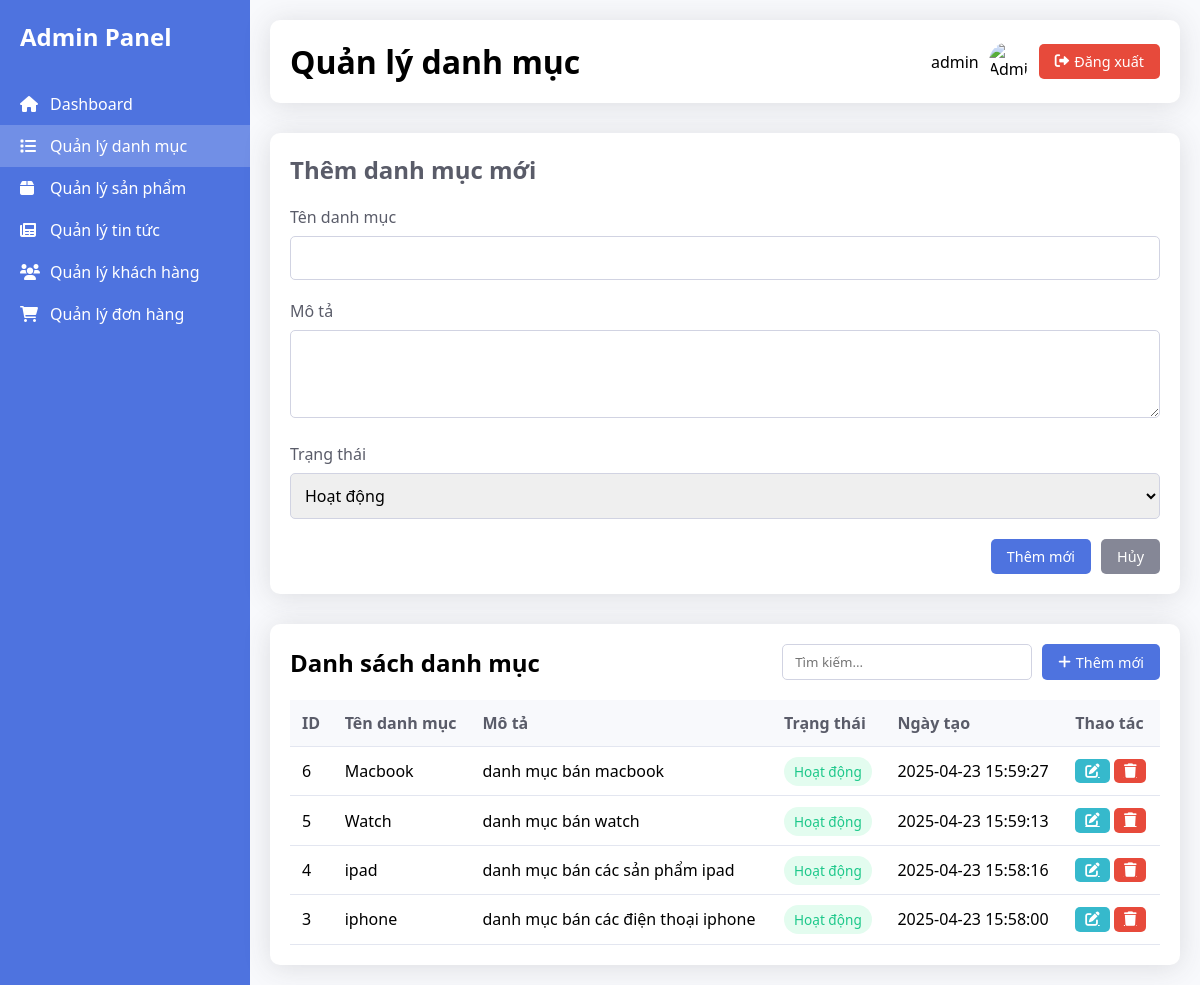
The page /admin/categories.php (signed in) on the database its author committed.
### tables this page shows
CREATE TABLE `categories` (
  `id` int(11) NOT NULL,
  `name` varchar(255) NOT NULL,
  `description` text DEFAULT NULL,
  `status` enum('active','inactive') DEFAULT 'active',
  `created_at` timestamp NOT NULL DEFAULT current_timestamp()
);

### admin/categories.php (the view, shortened to what this page needs)
<?php
require_once '../config/config.php';
$sql = "SELECT * FROM categories ORDER BY id DESC";
$categories = mysqli_query($conn, $sql);
?>
<?php include 'components/head.php'; ?>
<body>
    <div class="container">
        <?php include 'components/menubar.php'; ?>
        <div class="main-content">
            <?php include 'components/header.php'; ?>
            <div class="content">
                <div class="form-container">
                    <h2><?php echo isset($_GET['edit']) ? 'Sửa danh mục' : 'Thêm danh mục mới'; ?></h2>
                    <form method="POST">
                        <div class="form-group">
                            <label for="name">Tên danh mục</label>
                            <input type="text" id="name" name="name"
                                   value="<?php echo isset($edit_category) ? $edit_category['name'] : ''; ?>"
                                   required>
                        </div>
                        <div class="form-group">
                            <label for="description">Mô tả</label>
                            <textarea id="description" name="description" rows="3"><?php
                            ?></textarea>
                        </div>
                        <div class="form-group">
                            <label for="status">Trạng thái</label>
                            <select id="status" name="status">
                                <option value="active" <?php echo (isset($edit_category) && $edit_category['status'] == 'active') ? 'selected' : ''; ?>>
                                    Hoạt động
                                </option>
                            </select>
                        </div>
                        <div class="form-actions">
                            <button type="submit" name="<?php echo isset($_GET['edit']) ? 'edit' : 'add'; ?>" class="btn btn-primary">
                                <?php echo isset($_GET['edit']) ? 'Lưu' : 'Thêm mới'; ?>
                            </button>
                            <a href="categories.php?cancel=1" class="btn btn-secondary">Hủy</a>
                        </div>
                    </form>
                </div>
                <div class="table-container">
                    <div class="table-header">
                        <h2>Danh sách danh mục</h2>
                        <div class="table-actions">
                            <input type="text" id="searchInput" placeholder="Tìm kiếm...">
                            <button class="btn btn-primary" id="addCategoryBtn">
                                <i class="fas fa-plus"></i> Thêm mới
                            </button>
                        </div>
                    </div>
                    <table class="data-table">
                        <thead>
                            <tr>
                                <th>ID</th>
                                <th>Tên danh mục</th>
                                <th>Mô tả</th>
                                <th>Trạng thái</th>
                                <th>Ngày tạo</th>
                                <th>Thao tác</th>
                            </tr>
                        </thead>
                        <tbody>
                            <?php foreach ($categories as $category): ?>
                            <tr>
                                <td><?php echo $category['id']; ?></td>
                                <td><?php echo $category['name']; ?></td>
                                <td><?php echo $category['description']; ?></td>
                                <td>
                                    <span class="status <?php echo $category['status']; ?>">
                                        <?php echo $category['status'] == 'active' ? 'Hoạt động' : 'Không hoạt động'; ?>
                                    </span>
                                </td>
                                <td><?php echo $category['created_at']; ?></td>
                                <td>
                                    <a href="categories.php?edit=<?php echo $category['id']; ?>" class="btn btn-edit">
                                        <i class="fas fa-edit"></i>
                                    </a>
                                    <a href="categories.php?delete=<?php echo $category['id']; ?>"
                                       class="btn btn-delete"
                                       onclick="return confirm('Bạn có chắc chắn muốn xóa?')">
                                        <i class="fas fa-trash"></i>
                                    </a>
                                </td>
                            </tr>
                            <?php endforeach; ?>
                        </tbody>
                    </table>
                </div>
            </div>
        </div>
    </div>
</body>
</html>

### style/style.css (style rules this page uses)
* { margin: 0; padding: 0; box-sizing: border-box; font-family: "Segoe UI", Tahoma, Geneva, Verdana, sans-serif; }
:root { --primary-color: #4e73df; --secondary-color: #858796; --success-color: #1cc88a; --info-color: #36b9cc; --warning-color: #f6c23e; --danger-color: #e74a3b; --light-color: #f8f9fc; --dark-color: #5a5c69; }
body { background-color: #f8f9fc; }
.container { display: flex; min-height: 100vh; }
.main-content { flex: 1; padding: 20px; }

### style/table.css (style rules this page uses)
.form-container { background-color: white; padding: 20px; border-radius: 10px; box-shadow: 0 0.15rem 1.75rem 0 rgba(58, 59, 69, 0.15); margin-bottom: 30px; }
.form-container h2 { margin-bottom: 20px; color: var(--dark-color); }
.form-group { margin-bottom: 20px; }
.form-group label { display: block; margin-bottom: 8px; color: var(--dark-color); font-weight: 500; }
.form-group input, .form-group select, .form-group textarea { width: 100%; padding: 10px; border: 1px solid #d1d3e2; border-radius: 5px; font-size: 1rem; }
.form-group textarea { resize: vertical; }
.form-actions { display: flex; gap: 10px; justify-content: flex-end; }
.table-container { background-color: white; padding: 20px; border-radius: 10px; box-shadow: 0 0.15rem 1.75rem 0 rgba(58, 59, 69, 0.15); }
.table-header { display: flex; justify-content: space-between; align-items: center; margin-bottom: 20px; }
.table-actions { display: flex; gap: 10px; }
.table-actions input { padding: 8px 12px; border: 1px solid #d1d3e2; border-radius: 5px; width: 250px; }
.data-table { width: 100%; border-collapse: collapse; }
.data-table th, .data-table td { padding: 12px; text-align: left; border-bottom: 1px solid #e3e6f0; }
.data-table th { background-color: #f8f9fc; font-weight: 600; color: var(--dark-color); }
.status { padding: 5px 10px; border-radius: 20px; font-size: 0.85rem; font-weight: 500; }
.status.active { background-color: #e3fcef; color: #1cc88a; }
.btn { padding: 8px 16px; border: none; border-radius: 5px; cursor: pointer; font-size: 0.9rem; display: inline-flex; align-items: center; gap: 5px; transition: all 0.3s; }
.btn-primary { background-color: var(--primary-color); color: white; }
.btn-secondary { background-color: var(--secondary-color); color: white; text-decoration: none; }
.btn-edit { background-color: var(--info-color); color: white; padding: 5px 10px; }
.btn-delete { background-color: var(--danger-color); color: white; padding: 5px 10px; }

### rows shown on the page
categories: id "6", name "Macbook", description "danh mục bán macbook", status "Hoạt động", created_at "2025-04-23 15:59:27"
categories: id "5", name "Watch", description "danh mục bán watch", status "Hoạt động", created_at "2025-04-23 15:59:13"
categories: id "4", name "ipad", description "danh mục bán các sản phẩm ipad", status "Hoạt động", created_at "2025-04-23 15:58:16"
categories: id "3", name "iphone", description "danh mục bán các điện thoại iphone", status "Hoạt động", created_at "2025-04-23 15:58:00"

### other values the page prints
$page_title "Quản lý danh mục"
$_SESSION['username'] "admin"
